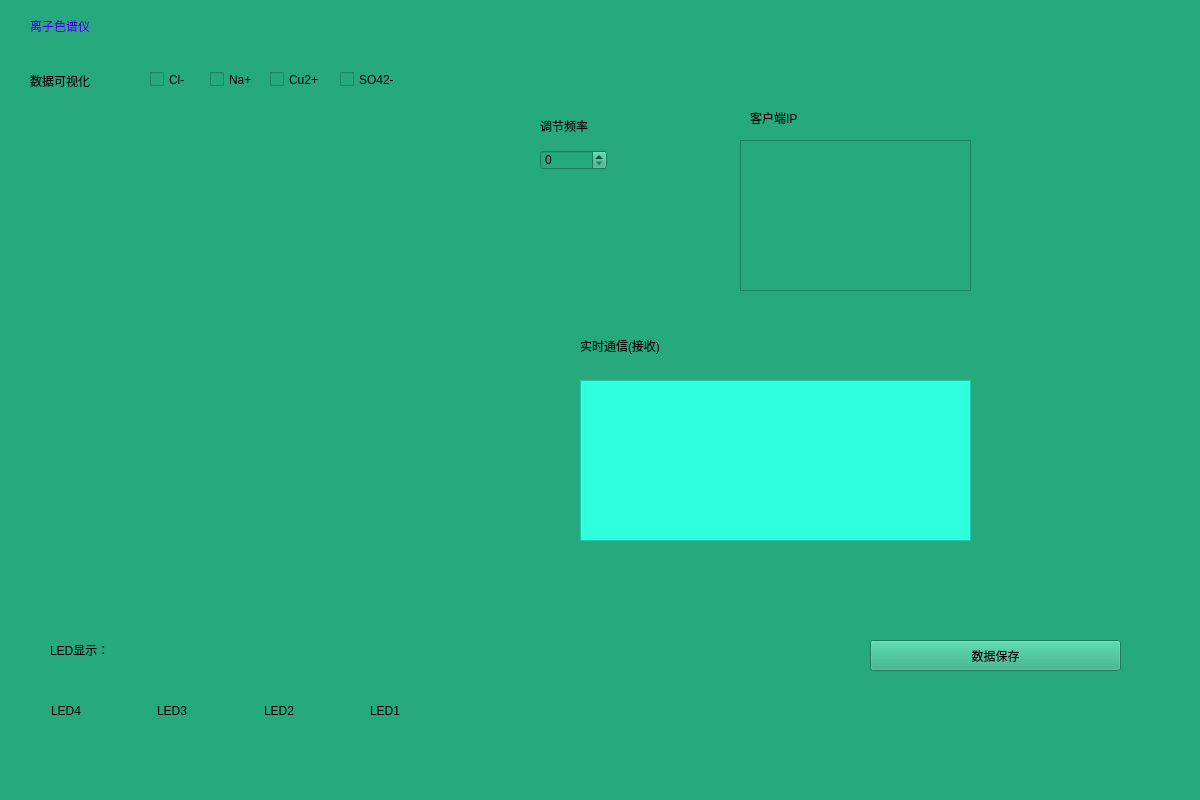
<?xml version="1.0" encoding="UTF-8"?>
<ui version="4.0">
 <class>Controlpanel</class>
 <widget class="QWidget" name="Controlpanel">
  <property name="geometry">
   <rect>
    <x>0</x>
    <y>0</y>
    <width>1200</width>
    <height>800</height>
   </rect>
  </property>
  <property name="windowTitle">
   <string>Controlpanel</string>
  </property>
  <property name="styleSheet">
   <string notr="true">QWidget{
background-color:rgb(39, 169, 126);
}
</string>
  </property>
  <widget class="QCustomPlot" name="customPlot" native="true">
   <property name="geometry">
    <rect>
     <x>30</x>
     <y>120</y>
     <width>500</width>
     <height>500</height>
    </rect>
   </property>
  </widget>
  <widget class="QLabel" name="label">
   <property name="geometry">
    <rect>
     <x>30</x>
     <y>70</y>
     <width>101</width>
     <height>21</height>
    </rect>
   </property>
   <property name="text">
    <string>数据可视化</string>
   </property>
  </widget>
  <widget class="QCheckBox" name="Cl_CheckBox">
   <property name="geometry">
    <rect>
     <x>150</x>
     <y>70</y>
     <width>51</width>
     <height>19</height>
    </rect>
   </property>
   <property name="text">
    <string>Cl-</string>
   </property>
  </widget>
  <widget class="QCheckBox" name="Na_CheckBox">
   <property name="geometry">
    <rect>
     <x>210</x>
     <y>70</y>
     <width>51</width>
     <height>19</height>
    </rect>
   </property>
   <property name="text">
    <string>Na+</string>
   </property>
  </widget>
  <widget class="QCheckBox" name="Cu_CheckBox">
   <property name="geometry">
    <rect>
     <x>270</x>
     <y>70</y>
     <width>59</width>
     <height>19</height>
    </rect>
   </property>
   <property name="text">
    <string>Cu2+</string>
   </property>
  </widget>
  <widget class="QCheckBox" name="SO4_CheckBox">
   <property name="geometry">
    <rect>
     <x>340</x>
     <y>70</y>
     <width>67</width>
     <height>19</height>
    </rect>
   </property>
   <property name="text">
    <string>SO42-</string>
   </property>
  </widget>
  <widget class="QTextBrowser" name="Client_list">
   <property name="geometry">
    <rect>
     <x>740</x>
     <y>140</y>
     <width>231</width>
     <height>151</height>
    </rect>
   </property>
  </widget>
  <widget class="QLabel" name="Client_label">
   <property name="geometry">
    <rect>
     <x>750</x>
     <y>110</y>
     <width>75</width>
     <height>16</height>
    </rect>
   </property>
   <property name="styleSheet">
    <string notr="true">background-color: rgba(255, 255, 255, 0);</string>
   </property>
   <property name="text">
    <string>客户端IP</string>
   </property>
  </widget>
  <widget class="QTextEdit" name="textEdit_Recv">
   <property name="geometry">
    <rect>
     <x>580</x>
     <y>380</y>
     <width>391</width>
     <height>161</height>
    </rect>
   </property>
   <property name="styleSheet">
    <string notr="true">QTextEdit{
background-color: rgb(46, 255, 221);
}</string>
   </property>
  </widget>
  <widget class="QLabel" name="label_2">
   <property name="geometry">
    <rect>
     <x>580</x>
     <y>330</y>
     <width>161</width>
     <height>31</height>
    </rect>
   </property>
   <property name="text">
    <string>实时通信(接收)</string>
   </property>
  </widget>
  <widget class="QPushButton" name="pushButton_Send">
   <property name="geometry">
    <rect>
     <x>870</x>
     <y>640</y>
     <width>251</width>
     <height>31</height>
    </rect>
   </property>
   <property name="text">
    <string>数据保存</string>
   </property>
  </widget>
  <widget class="QWidget" name="layoutWidget">
   <property name="geometry">
    <rect>
     <x>40</x>
     <y>690</y>
     <width>441</width>
     <height>41</height>
    </rect>
   </property>
   <layout class="QHBoxLayout" name="horizontalLayout_2">
    <item>
     <widget class="QLabel" name="LED4_label">
      <property name="text">
       <string>LED4</string>
      </property>
     </widget>
    </item>
    <item>
     <widget class="QLabel" name="LED3_label">
      <property name="text">
       <string>LED3</string>
      </property>
     </widget>
    </item>
    <item>
     <widget class="QLabel" name="LED2_label">
      <property name="styleSheet">
       <string notr="true"/>
      </property>
      <property name="text">
       <string>LED2</string>
      </property>
     </widget>
    </item>
    <item>
     <widget class="QLabel" name="LED1_label">
      <property name="text">
       <string>LED1</string>
      </property>
     </widget>
    </item>
   </layout>
  </widget>
  <widget class="QLabel" name="label_4">
   <property name="geometry">
    <rect>
     <x>50</x>
     <y>640</y>
     <width>71</width>
     <height>20</height>
    </rect>
   </property>
   <property name="text">
    <string>LED显示：</string>
   </property>
  </widget>
  <widget class="QSpinBox" name="Rate_spinBox">
   <property name="geometry">
    <rect>
     <x>540</x>
     <y>150</y>
     <width>67</width>
     <height>20</height>
    </rect>
   </property>
  </widget>
  <widget class="QLabel" name="label_3">
   <property name="geometry">
    <rect>
     <x>540</x>
     <y>110</y>
     <width>71</width>
     <height>31</height>
    </rect>
   </property>
   <property name="text">
    <string>调节频率</string>
   </property>
  </widget>
  <widget class="QLabel" name="Title_label">
   <property name="geometry">
    <rect>
     <x>30</x>
     <y>0</y>
     <width>341</width>
     <height>51</height>
    </rect>
   </property>
   <property name="styleSheet">
    <string notr="true">background-color: rgba(255, 255, 255, 0);
color: rgb(72, 0, 217);
font: 20pt &quot;Arial Rounded MT Bold&quot;;</string>
   </property>
   <property name="text">
    <string>离子色谱仪</string>
   </property>
  </widget>
 </widget>
 <layoutdefault spacing="6" margin="11"/>
 <customwidgets>
  <customwidget>
   <class>QCustomPlot</class>
   <extends>QWidget</extends>
   <header>qcustomplot.h</header>
   <container>1</container>
  </customwidget>
 </customwidgets>
 <resources/>
 <connections/>
</ui>
